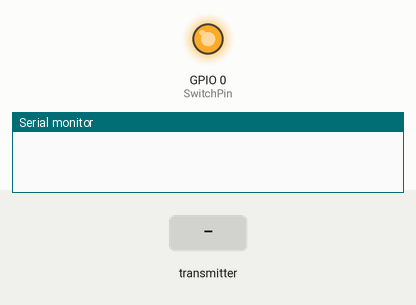
The sketch below on a simulated ESP8266 (NodeMCU). Parts: output pins drawn as LEDs (lit = HIGH), the last lines printed to the serial monitor. Inputs (shaded band) come from the test bench.

Above: at 1.2 s.
1.3 s: the transmitter starts sending ExtraState = 1
At 2.2 s:
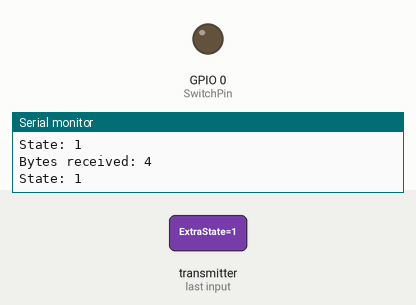
2.8 s: the transmitter starts sending ExtraState = 0
At 3.4 s:
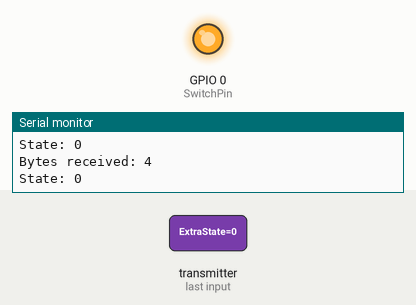
Timing chart, 0 to 5.8 s (numbered marks = the images above; inputs shaded):
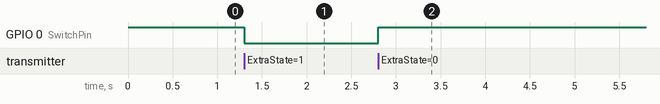

The sketch:

ESPLC_ExtraModule.ino
```cpp
#include <ESP8266WiFi.h>
#include <espnow.h>

// Make the same structure to receive data
typedef struct ExtraStruct{
    int ExtraState;
  } ExtraStruct;

ExtraStruct ExtraStructure;

int State = 0;
int SwitchPin = 0;

// Callback function that will be executed when data is received
void OnDataRecv(uint8_t * mac, uint8_t *incomingData, uint8_t len) {
  memcpy(&ExtraStructure, incomingData, sizeof(ExtraStructure));
  // DEBUG - Variable logging
  Serial.print("Bytes received: ");
  Serial.println(len);
  Serial.print("State: ");
  Serial.println(ExtraStructure.ExtraState);

  // Turn of or on relay depending on state
  if (ExtraStructure.ExtraState == 1)
  {
      // Turn on relay
      digitalWrite(SwitchPin, LOW);
  }
  else{
      // Turn off relay
      digitalWrite(SwitchPin, HIGH);
  }

}

void setup() {
  // Initialize Serial Monitor
  Serial.begin(115200);

  //DEBUG - enable onboard led to test without relays
  pinMode(SwitchPin, OUTPUT);
  digitalWrite(SwitchPin, HIGH);

  // Set device as a Wi-Fi Station
  WiFi.mode(WIFI_STA);
  WiFi.disconnect();

  // Init ESP-NOW
  if (esp_now_init() != 0) {
    Serial.println("Error initializing ESP-NOW");
    return;
  }

  // Once ESPNow is successfully Init, we will register for recv CB to
  // get recv packer info
  esp_now_set_self_role(ESP_NOW_ROLE_SLAVE);
  esp_now_register_recv_cb(OnDataRecv);
}

void loop() {

}
```

Measured:
- after the input at 1.3 s, GPIO 0 (SwitchPin): HIGH → LOW at once
- after the input at 2.8 s, GPIO 0 (SwitchPin): LOW → HIGH at once
